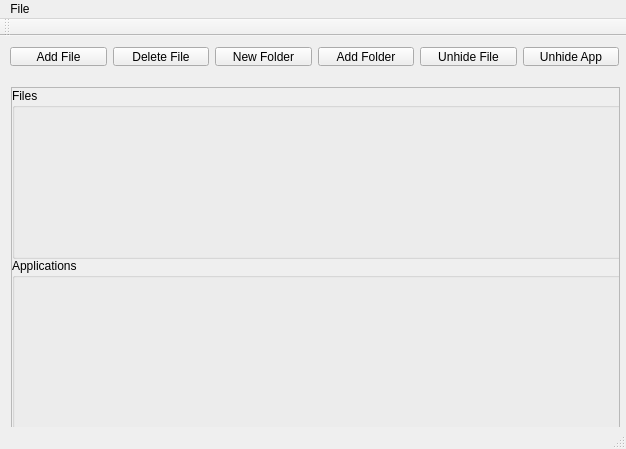
<?xml version="1.0" encoding="UTF-8"?>
<ui version="4.0">
 <class>BioGuised</class>
 <widget class="QMainWindow" name="BioGuised">
  <property name="geometry">
   <rect>
    <x>0</x>
    <y>0</y>
    <width>626</width>
    <height>449</height>
   </rect>
  </property>
  <property name="windowTitle">
   <string>MainWindow</string>
  </property>
  <widget class="QWidget" name="centralWidget">
   <widget class="QWidget" name="verticalLayoutWidget">
    <property name="geometry">
     <rect>
      <x>0</x>
      <y>40</y>
      <width>631</width>
      <height>371</height>
     </rect>
    </property>
    <layout class="QVBoxLayout" name="verticalLayout">
     <item>
      <widget class="QScrollArea" name="scrollArea">
       <property name="widgetResizable">
        <bool>true</bool>
       </property>
       <widget class="QWidget" name="scrollAreaWidgetContents_2">
        <property name="geometry">
         <rect>
          <x>0</x>
          <y>0</y>
          <width>627</width>
          <height>367</height>
         </rect>
        </property>
        <widget class="QGroupBox" name="groupBox">
         <property name="geometry">
          <rect>
           <x>0</x>
           <y>0</y>
           <width>621</width>
           <height>171</height>
          </rect>
         </property>
         <property name="title">
          <string>Files</string>
         </property>
        </widget>
        <widget class="QGroupBox" name="groupBox_2">
         <property name="geometry">
          <rect>
           <x>0</x>
           <y>170</y>
           <width>621</width>
           <height>171</height>
          </rect>
         </property>
         <property name="title">
          <string>Applications</string>
         </property>
        </widget>
       </widget>
      </widget>
     </item>
    </layout>
   </widget>
   <widget class="QWidget" name="horizontalLayoutWidget">
    <property name="geometry">
     <rect>
      <x>-1</x>
      <y>0</y>
      <width>631</width>
      <height>41</height>
     </rect>
    </property>
    <layout class="QHBoxLayout" name="horizontalLayout">
     <item>
      <widget class="QPushButton" name="addFile">
       <property name="text">
        <string>Add File</string>
       </property>
      </widget>
     </item>
     <item>
      <widget class="QPushButton" name="deleteFile">
       <property name="text">
        <string>Delete File</string>
       </property>
      </widget>
     </item>
     <item>
      <widget class="QPushButton" name="createNewFileFolder">
       <property name="text">
        <string>New Folder</string>
       </property>
      </widget>
     </item>
     <item>
      <widget class="QPushButton" name="addApplication">
       <property name="text">
        <string>Add Folder</string>
       </property>
      </widget>
     </item>
     <item>
      <widget class="QPushButton" name="unhideFile">
       <property name="text">
        <string>Unhide File</string>
       </property>
      </widget>
     </item>
     <item>
      <widget class="QPushButton" name="unhideApplication">
       <property name="text">
        <string>Unhide App</string>
       </property>
      </widget>
     </item>
    </layout>
   </widget>
  </widget>
  <widget class="QMenuBar" name="menuBar">
   <property name="geometry">
    <rect>
     <x>0</x>
     <y>0</y>
     <width>626</width>
     <height>21</height>
    </rect>
   </property>
   <widget class="QMenu" name="menuFile">
    <property name="title">
     <string>File</string>
    </property>
    <addaction name="actionRe_Register"/>
   </widget>
   <addaction name="menuFile"/>
  </widget>
  <widget class="QToolBar" name="mainToolBar">
   <attribute name="toolBarArea">
    <enum>TopToolBarArea</enum>
   </attribute>
   <attribute name="toolBarBreak">
    <bool>false</bool>
   </attribute>
  </widget>
  <widget class="QStatusBar" name="statusBar"/>
  <action name="actionRe_Register">
   <property name="text">
    <string>Re-Register</string>
   </property>
  </action>
 </widget>
 <layoutdefault spacing="6" margin="11"/>
 <resources/>
 <connections/>
</ui>
